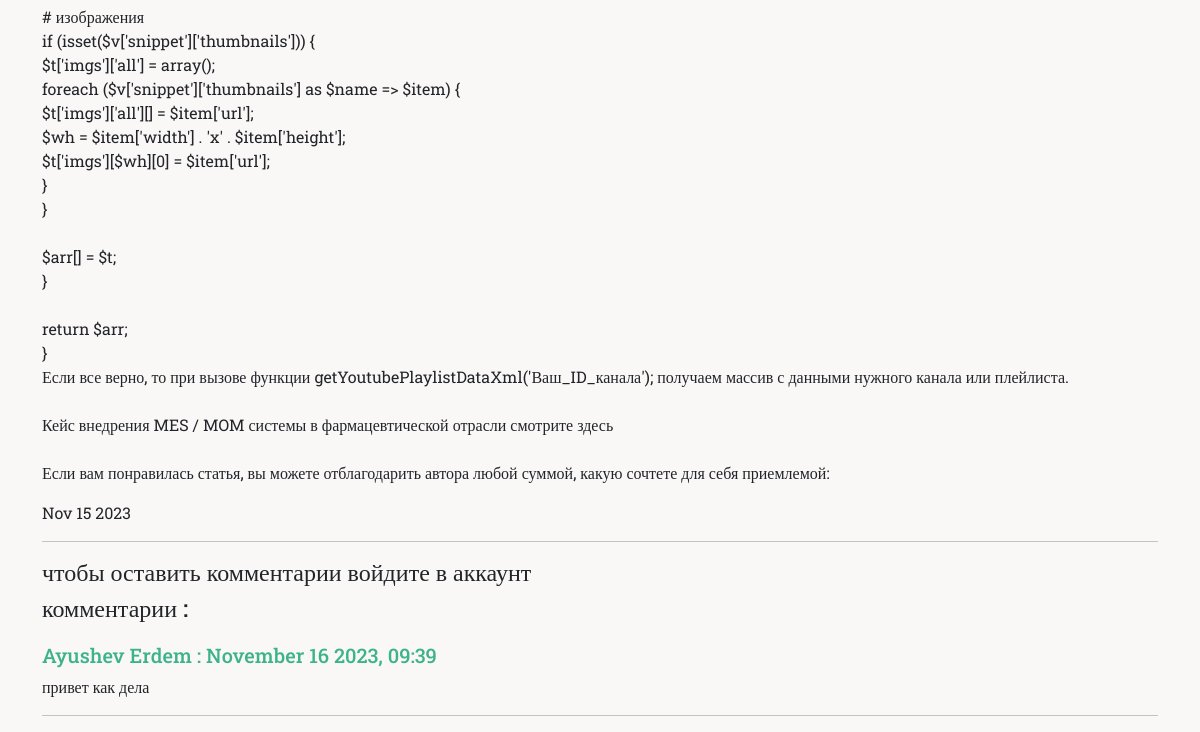
/detail/7/ (lower part), run on an earlier commit of the app's database.
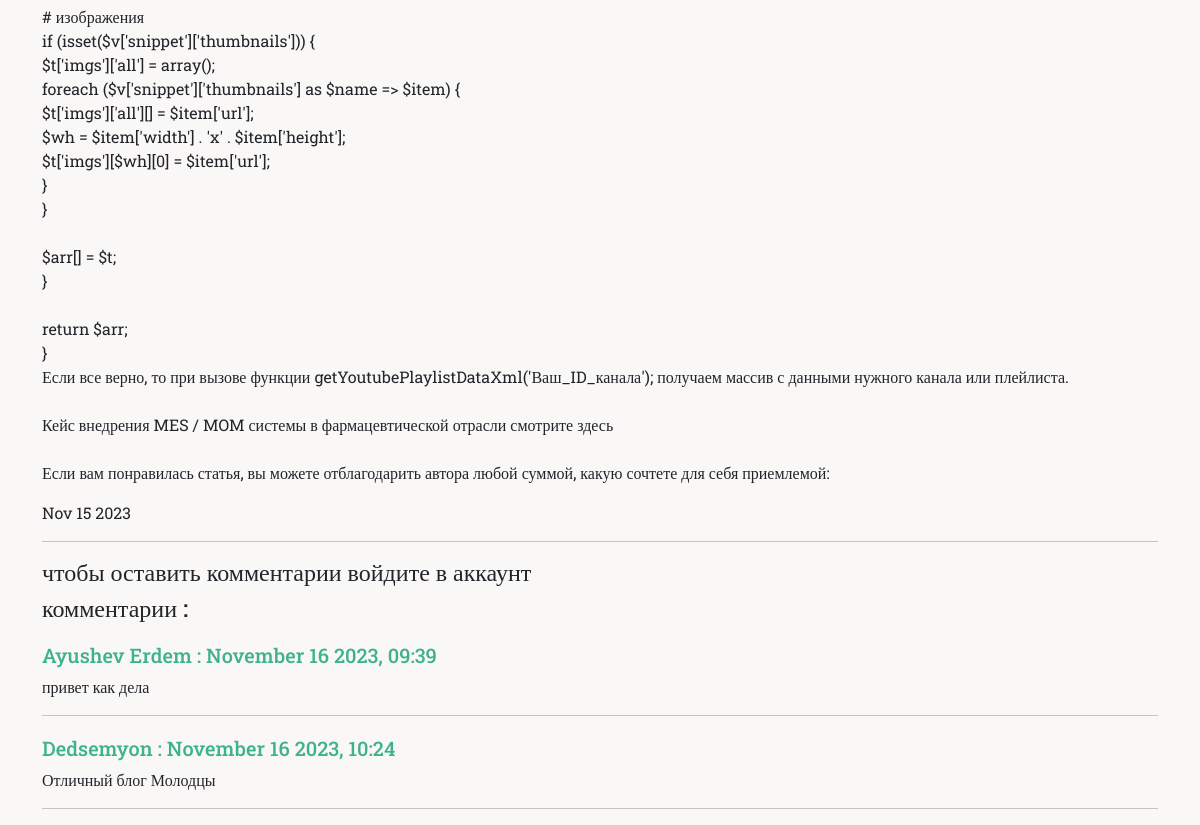
And on a later commit of the database.
### acdemiy/models.py (models this page shows, shortened)
class CommentsModel(models.Model):
    user = models.ForeignKey( UserForm , verbose_name=(""), on_delete=models.CASCADE)
    course_id = models.ForeignKey(Blog, verbose_name=(""), on_delete=models.CASCADE)
    text = models.TextField()
    created = models.DateTimeField(auto_now_add=True)

class UserForm(models.Model):
    user = models.ForeignKey( User , verbose_name=(""), on_delete=models.CASCADE)
    email = models.EmailField(max_length=254)
    last_name = models.CharField(max_length=50, blank=True)
    surname = models.CharField(max_length=50 , blank=True)
    password = models.CharField(max_length=50)
    score = models.IntegerField(blank=True , default=0)
    created = models.DateTimeField(auto_now_add=True)
    class Meta:
        verbose_name = ("UserForm")
        verbose_name_plural = ("UserForms")

### acdemiy/views.py (the view)
# urls.py: path('detail/<int:pk>/' , views.blog_detail , name='detail'),
def blog_detail(request, pk):
    blog = db.Blog.objects.get(id=pk)
    coments = db.CommentsModel.objects.filter(course_id=pk)
    return render(
        request, "academiy/blog_detail.html", {"blog": blog, "coments": coments}
    )

### acdemiy/templates/academiy/blog_detail.html (shortened to what this page needs)
{% extends "academiy/layout.html" %}
{% load static %}
{% block stili %}<link rel="stylesheet" href="{% static 'academiy/css/blog_detail.css' %}">{% endblock %}
{% block body %}
    <div class="container">
        <br>
        <br>
        <br>
        <div class="full_text">
            <p>{{ blog.full_text|safe|linebreaksbr }}<p>
        <span>{{ blog.created|date:'M d Y'}}</span>
        </div>
        <hr>
        {% if user.is_authenticated %}
            <h4>оставьте комментарии : </h4>
            <form action='{% url "academiy:create_comment" %}' method="post">
                <textarea name="comment" id="" cols="40" rows="5"></textarea><br>
                <input type="hidden" name="blog_id" value="{{ blog.id }}">
                {% csrf_token %}
                <button class="btn btn-success" type="submit">сохранит</button>
            </form>
        {% else %}
            <h4>чтобы оставить комментарии войдите в аккаунт</h4>
        {% endif %}
        <h4>комментарии : </h4>
        {% for coment in coments %}
            <div class="coments">
                <h5>{{ coment.user.user.username }} : {{ coment.created|date:'F j Y, H:i' }}</h5>
                <p>{{ coment.text }}</p>
                <hr>
            </div>
        {% endfor %}
    </div>
{% endblock %}

What changed in the data, as far as the page shows it:
added CommentsModel: user.user.username "Dedsemyon", created "November 16 2023, 10:24", text "Отличный блог Молодцы"
